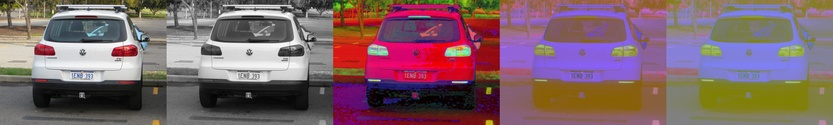
#> input picture practical_02/ex_1_output/prac02ex01img01.jpg, 833 x 125 px, shrunk from 4000 x 600 before the run
$ python -i main.py   (imports and definitions only)
#> lines starting #> are read from the running program, lines starting #| are printed output that depends on the picture
from cv2 import cv2
import os
import numpy as np

EXTENSIONS = ['jpg', 'jpeg', 'png']
IMAGE_DIR = 'images'
OUTPUT_DIR = 'output'


# [72 lines left out: functions main, ex2, not called in this run]


def ex1(img):
    # read the image in
#> called with img = 'ex_1_output/prac02ex01img01.jpg'
    image = cv2.imread(img)
#> image is the input picture: shape (125, 833, 3); mean B, G, R 105.1, 99.1, 125.8

    # store the converted images
    cvt = []

    # convert the image to GRAY
    # note it is converted back to bgr to make it 3 channel for the purposes of
    # displaying ti next to the others (arrays need to be the same size)
    # it's still GRAY though!
    tmp = cv2.cvtColor(image, cv2.COLOR_BGR2GRAY)
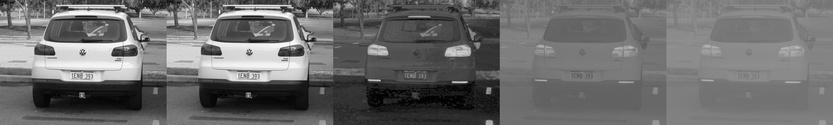
#> tmp: shape (125, 833); min 0, max 255, mean 107.8
    cvt.append({
        'name': 'GRAY',
        'img': cv2.cvtColor(tmp, cv2.COLOR_GRAY2BGR)
    })
    # convert the image to HSV
    cvt.append({
        'name': 'HSV',
        'img': cv2.cvtColor(image, cv2.COLOR_BGR2HSV)
    })
    # convert the image to LUV
    cvt.append({
        'name': 'LUV',
        'img': cv2.cvtColor(image, cv2.COLOR_BGR2LUV)
    })
    # convert the image to LAB
    cvt.append({
        'name': 'LAB',
        'img': cv2.cvtColor(image, cv2.COLOR_BGR2LAB)
    })

    # Extract all of the images from the dict into a list
    img_arrays = [x['img'] for x in cvt]
#> img_arrays = 4 items

    # insert the original image at the start of the list
    img_arrays.insert(0, image)

    # concatenate the images into a single array
    array = np.concatenate(tuple(img_arrays), axis=1)

    # cv2.imshow('Images', array)
    # cv2.waitKey(0)
    # cv2.destroyAllWindows()

    # create the output dir if it doesn't exist
    if not os.path.isdir('ex_1_' + OUTPUT_DIR):
        os.mkdir('ex_1_' + OUTPUT_DIR)

    # write the created image to the output dir
    cv2.imwrite(os.path.join('ex_1_' + OUTPUT_DIR,
                             os.path.basename(img)), array)


def get_prewit_kernel():
    return(np.array([-1, 0, 1, -1, 0, 1, -1, 0, 1]).reshape(3, 3))


# [6 lines left out: function get_sobel_kernel, not called in this run]


def get_laplacian_kernel():
    return(np.array([0, 1, 0, 1, -4, 1, 0, 1, 0]).reshape(3, 3))


def get_gaussian_kernel():
    return((1 / 273.0) * np.array([1, 4, 7, 4, 1, 4, 16, 26, 16, 4, 7, 26, 41, 26, 7, 4, 16, 26, 16, 4, 1, 4, 7, 4, 1]))


# [2 lines not run here, left out]

>>> result = ex1('ex_1_output/prac02ex01img01.jpg')
